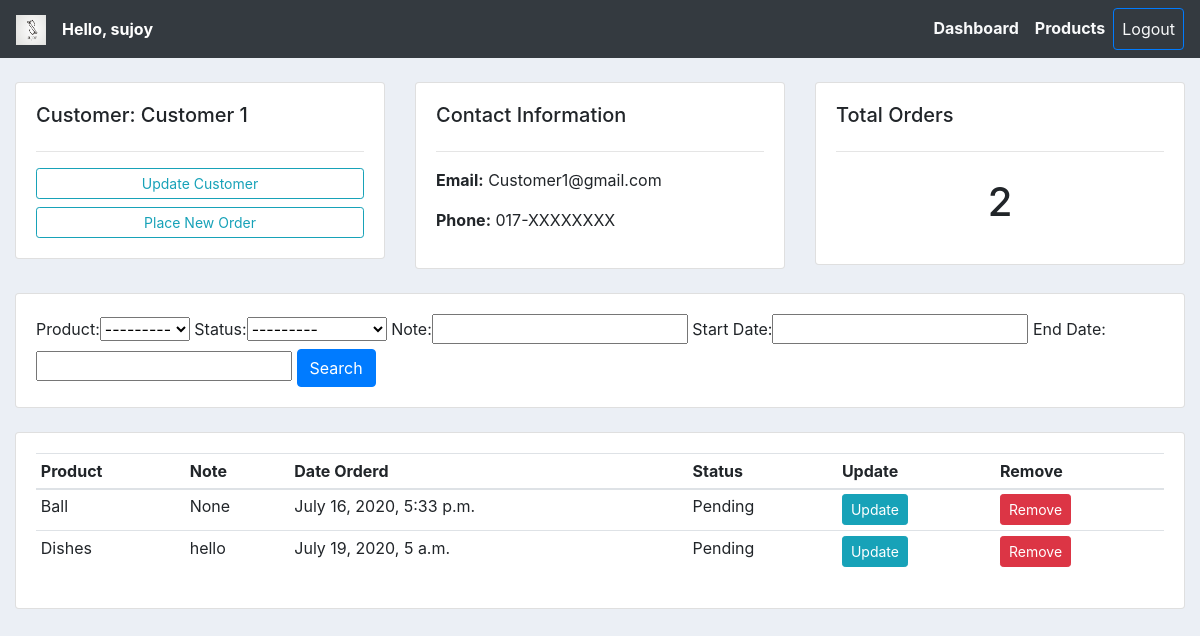
The app's page /customer/1/ (signed in) with its own data.
### accounts/models.py (models this page shows, shortened)
class Customer(models.Model):
    user = models.OneToOneField(User, null=True, on_delete=models.CASCADE)
    name = models.CharField(max_length=120, null=True)
    phone = models.CharField(max_length=120, null=True)
    email = models.EmailField(null=True)
    profile_pic = models.ImageField(default='profile-pic.png', null
    =True, blank=True)
    date_created = models.DateTimeField(auto_now_add=True, null=True)
    def get_order_url(self):
        return reverse("crm:create-order", kwargs={'id':self.id})

class Order(models.Model):
    STATUS = (
        ('Pending', 'Pending'),
        ('Out for delivary', 'Out for delivary'),
        ('Delivered', 'Delivered'),
    )
    customer = models.ForeignKey(Customer, null=True, on_delete=models.SET_NULL)
    product = models.ForeignKey(Product, null=True, on_delete=models.SET_NULL)
    date_created = models.DateTimeField(auto_now_add=True, null=True)
    status =  models.CharField(max_length=120, null=True, choices=STATUS)
    note =  models.CharField(max_length=120, null=True)
    def get_absolute_url(self):
        return reverse("crm:update-order", kwargs={'id':self.id})
    def get_delete_url(self):
        return reverse("crm:delete-order", kwargs={'id':self.id})

class Product(models.Model):
    CATAGORY = (
        ('Indoor', 'Indoor'),
        ('Outdoor', 'Outdoor')
    )
    name = models.CharField(max_length=120, null=True)
    price = models.FloatField(null=True)
    catagory = models.CharField(max_length=120, null=True, choices=CATAGORY)
    description = models.CharField(max_length=220, null=True, blank=True)
    date_created = models.DateTimeField(auto_now_add=True, null=True)
    tags = models.ManyToManyField(Tag)
    def __str__(self):
        return self.name

### accounts/decorators.py (the view)
        def wrapper_func(request, *args, **kwargs):
            group = None
            if request.user.groups.exists():
                group = request.user.groups.all()[0].name
            if group in allowed_roles:
                return view_func(request, *args, **kwargs)
            else:
                return HttpResponse('You are not authorize to visit the page')

### accounts/views.py (called while the page is built)
@login_required(login_url='crm:login')
@allowed_users(allowed_roles=['admin'])
@admin_only
def customer_view(request, id):
    template_name = "accounts/customer.html"
    customer = Customer.objects.get(id=id)
    orders = customer.order_set.all()
    order_count = orders.count()
    myFilter = OrderFilter(request.GET, queryset=orders)
    orders = myFilter.qs
    context = {
        'customer' : customer,
        'orders' : orders,
        'order_count' : order_count,
        'myFilter' : myFilter
    }
    return render(request, template_name, context)

### accounts/templates/accounts/customer.html
{%  extends 'accounts/base.html' %}
{% block content %}
	<br>
<div class="row">
	<div class="col-md">
		<div class="card card-body">
			<h5>Customer: {{ customer.name }}</h5>
			<hr>
			<a class="btn btn-outline-info  btn-sm btn-block" href="">Update Customer</a>
			<a class="btn btn-outline-info  btn-sm btn-block" href="{{ customer.get_order_url }}">Place New Order</a>
		</div>
	</div>
	<div class="col-md">
		<div class="card card-body">
			<h5>Contact Information</h5>
			<hr>
			<p><b>Email:</b> {{ customer.email }}</p>
			<p><b>Phone:</b>  {{ customer.phone }}</p>
		</div>
	</div>
	<div class="col-md">
		<div class="card card-body">
			<h5>Total Orders</h5>
			<hr>
			<h1 style="text-align: center;padding: 10px">{{ order_count }}</h1>
		</div>
	</div>
</div>
<br>
<div class="row">
	<div class="col">
		<div class="card card-body">
			<form method="get">
				{{ myFilter.form }}
		    <button class="btn btn-primary" type="submit">Search</button>
		  </form>
		</div>
	</div>
</div>
<br>
<div class="row">
	<div class="col-md">
		<div class="card card-body">
			<table class="table table-sm">
                <thead>
                    <tr>
                        <th>Product</th>
                        <th>Note</th>
                        <th>Date Orderd</th>
                        <th>Status</th>
                        <th>Update</th>
                        <th>Remove</th>
                    </tr>
                </thead>
				<tbody>
					{% for order in orders %}
						<tr>
							<td>{{ order.product.name }}</td>
							<td>{{ order.note }}</td>
							<td>{{ order.date_created }}</td>
							<td>{{ order.status }}</td>
							<td><a href="{{ order.get_absolute_url }}" class="btn btn-info btn-sm">Update</a></td>
							<td><a href="{{ order.get_delete_url }}" class="btn btn-danger btn-sm">Remove</a></td>
						</tr>
					{% endfor %}
				</tbody>
			</table>
		</div>
	</div>
</div>
{% endblock %}

### accounts/templates/accounts/navbar.html (shortened to what this page needs)
{% load static %}
<nav class="navbar navbar-expand-lg navbar-dark bg-dark">
    <a class="navbar-brand" href="/">
      <img src="{% static 'images/logo.png' %}" alt="logo" height="30px" width="30px">
    </a>
    <span class="text-white mr-4 font-weight-bold">Hello, {{ request.user }}</span>
    <div class="collapse navbar-collapse" id="navbarNavAltMarkup">
      {% if request.user.is_staff %}
      <div class="navbar-nav ml-auto">
        <a class="nav-item nav-link font-weight-bold text-light" href="{% url 'crm:home'%}">Dashboard</a>
        <a class="nav-item nav-link font-weight-bold text-light" href="{% url 'crm:products' %}">Products</a>
        <a class="nav-item nav-link btn btn-outline-primary text-light" href="{% url 'crm:logout' %}">Logout</a>
      </div>
      {% else %}
      <div class="navbar-nav ml-auto">
        <a class="nav-item nav-link active" href="{% url 'crm:account'%}">Settings</a>
        <a class="nav-item nav-link btn btn-primary" href="{% url 'crm:logout' %}">Logout</a>
      </div>
      {% endif %}
    </div>
  </nav>

### staticfiles/css/style.css (style rules this page uses)
body { background-color: #ebeff5; }

### records on screen
Customer: name "Customer 1", email "Customer1@gmail.com", phone "017-XXXXXXXX"
Order: product.name "Ball", note "None", date_created "July 16, 2020, 5:33 p.m.", status "Pending"
Order: product.name "Dishes", note "hello", date_created "July 19, 2020, 5 a.m.", status "Pending"

### other values on screen
{{ request.user }} "sujoy"
{{ order_count }} "2"
